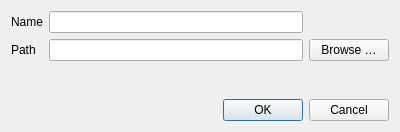
<?xml version="1.0" encoding="UTF-8"?>
<ui version="4.0">
 <class>addToonDialog</class>
 <widget class="QDialog" name="addToonDialog">
  <property name="geometry">
   <rect>
    <x>0</x>
    <y>0</y>
    <width>400</width>
    <height>132</height>
   </rect>
  </property>
  <property name="windowTitle">
   <string>Dialog</string>
  </property>
  <layout class="QGridLayout" name="gridLayout">
   <item row="0" column="0">
    <widget class="QLabel" name="label">
     <property name="text">
      <string>Name</string>
     </property>
    </widget>
   </item>
   <item row="3" column="0" colspan="3">
    <widget class="QDialogButtonBox" name="buttonBox">
     <property name="orientation">
      <enum>Qt::Horizontal</enum>
     </property>
     <property name="standardButtons">
      <set>QDialogButtonBox::Cancel|QDialogButtonBox::Ok</set>
     </property>
    </widget>
   </item>
   <item row="1" column="1">
    <widget class="QLineEdit" name="logPath"/>
   </item>
   <item row="0" column="1">
    <widget class="QLineEdit" name="toonName"/>
   </item>
   <item row="1" column="0">
    <widget class="QLabel" name="label_2">
     <property name="text">
      <string>Path</string>
     </property>
    </widget>
   </item>
   <item row="1" column="2">
    <widget class="QPushButton" name="findLogFile">
     <property name="text">
      <string>Browse …</string>
     </property>
    </widget>
   </item>
   <item row="2" column="1">
    <spacer name="verticalSpacer">
     <property name="orientation">
      <enum>Qt::Vertical</enum>
     </property>
     <property name="sizeHint" stdset="0">
      <size>
       <width>20</width>
       <height>40</height>
      </size>
     </property>
    </spacer>
   </item>
  </layout>
 </widget>
 <resources/>
 <connections>
  <connection>
   <sender>buttonBox</sender>
   <signal>accepted()</signal>
   <receiver>addToonDialog</receiver>
   <slot>accept()</slot>
   <hints>
    <hint type="sourcelabel">
     <x>248</x>
     <y>254</y>
    </hint>
    <hint type="destinationlabel">
     <x>157</x>
     <y>274</y>
    </hint>
   </hints>
  </connection>
  <connection>
   <sender>buttonBox</sender>
   <signal>rejected()</signal>
   <receiver>addToonDialog</receiver>
   <slot>reject()</slot>
   <hints>
    <hint type="sourcelabel">
     <x>316</x>
     <y>260</y>
    </hint>
    <hint type="destinationlabel">
     <x>286</x>
     <y>274</y>
    </hint>
   </hints>
  </connection>
 </connections>
</ui>
